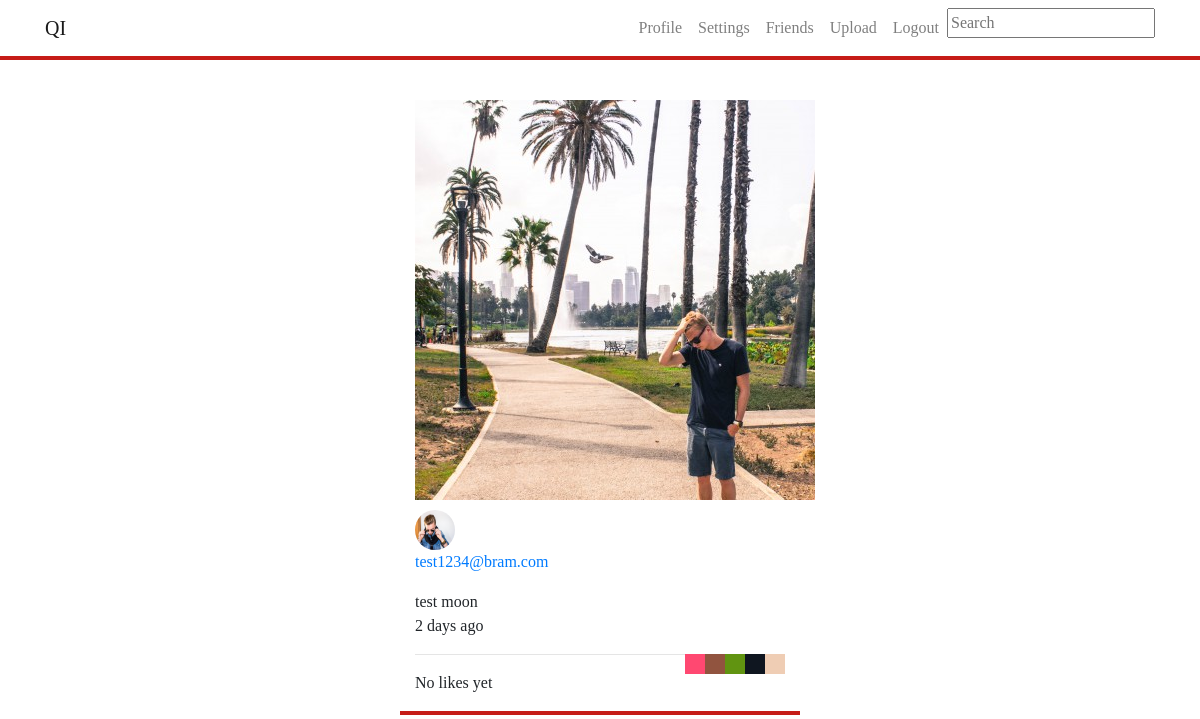
Screenshot of /postDetail.php?imageID=94 (signed in) with the database file from the repository.
### tables this page shows
CREATE TABLE `posts` (
  `id` int(11) NOT NULL,
  `filelocation` varchar(500) NOT NULL,
  `imageuserid` int(11) NOT NULL,
  `besch` varchar(500) NOT NULL,
  `user` varchar(500) NOT NULL,
  `timestamp` timestamp NOT NULL DEFAULT CURRENT_TIMESTAMP ON UPDATE CURRENT_TIMESTAMP,
  `filter` varchar(20) NOT NULL,
  `location` varchar(255) NOT NULL
);

CREATE TABLE `users` (
  `id` int(11) NOT NULL,
  `email` varchar(255) NOT NULL,
  `password` varchar(255) NOT NULL,
  `avatar` varchar(500) NOT NULL,
  `bio` varchar(150) NOT NULL,
  `firstname` varchar(255) NOT NULL,
  `lastname` varchar(255) NOT NULL
);

CREATE TABLE `colorpost` (
  `postid` int(11) NOT NULL,
  `color` varchar(20) NOT NULL
);

### classes/postDetails.class.php (called while the page is built, shortened)
<?php
class postDetails{
    public function getPostHour($id){
        $conn = Db::getInstance();
        $postTime = $conn->prepare("SELECT timestamp FROM posts WHERE id = :id");
        $postTime->bindValue(':id', $id);
        $postTime->execute();
        $postTime = $postTime->fetch(PDO::FETCH_ASSOC);
        $currentTime = strtotime(date('Y-m-d H:i:s'));
        $postedTime = strtotime($postTime['timestamp']);
        $difference = $currentTime - $postedTime;
        $days = $difference/60/60/24;
        $hour = $difference/(60*60);
        $minutes = (abs($difference)/60);
        if(number_format($minutes, 0) < 1)
        {
            $result = "A moment ago";
        }
        elseif(number_format($hour, 0) < 1)
        {
            $result = number_format($minutes, 0). " minutes ago" ;
        }
        elseif(number_format($hour, 0) < 24)
        {
            $result = number_format($hour, 0)."h";
        }
        else
        {
            $result = number_format($days, 0)." days ago";
        }
        return $result;
    }
    public function getLikes($postid){
    $conn = Db::getInstance();
        $likeCount = $conn->prepare("SELECT likeimageid FROM likes WHERE likeimageid = :likeimageid");
        $likeCount->bindValue(":likeimageid", $postid);
        $likeCount->execute();
        $result = $likeCount->rowCount();
        return $result;
    }
    public function GetEmail($postid){
        $conn = Db::getInstance();
        $getUserID = $conn->prepare("SELECT imageuserid FROM posts WHERE id = :postid");
        $getUserID->bindValue(':postid', $postid );
        $getUserID->execute();
        $userID = $getUserID->fetch(PDO::FETCH_ASSOC);
        $email = $conn->prepare("SELECT email FROM users WHERE id = :id");
        $email->bindValue(':id', $userID['imageuserid']);
        $email->execute();
        $result = $email->fetch(PDO::FETCH_ASSOC);
        return $result;
    }
    public function getImage($postid){
        $conn = Db::getInstance();
        $result = array();
        $statement = $conn->prepare("SELECT * FROM posts WHERE id = :id");
        $statement->bindValue(':id', $postid);
        $statement->execute();
        if($statement->rowCount() == 1){
            $result = $statement->fetch(PDO::FETCH_ASSOC);
        }
        return $result;
    }
    public function getAvatar($postid){
        $conn = Db::getInstance();
        $getUserID = $conn->prepare("SELECT imageuserid FROM posts WHERE id = :id");
        $getUserID->bindValue(':id', $postid);
        $getUserID->execute();
        $userID = $getUserID->fetch(PDO::FETCH_ASSOC);
        $avatarLocation = $conn->prepare("SELECT avatar FROM users WHERE id = :userid");
        $avatarLocation->bindValue(':userid', $userID['imageuserid']);
        $avatarLocation->execute();
        $result = $avatarLocation->fetch(PDO::FETCH_ASSOC);
        return $result;
    }
    public function getUserID($postid){
        $conn = Db::getInstance();
        $getUserID = $conn->prepare("SELECT imageuserid FROM posts WHERE id = :id");
        $getUserID->bindValue(':id',$postid);
        $getUserID->execute();
        $userID = $getUserID->fetch(PDO::FETCH_ASSOC);
        $result = $userID;
        return $result;
    }
    public function getDescription ($postid){
        $conn = Db::getInstance();
        $getDescription = $conn->prepare("SELECT besch FROM posts WHERE id = :id");
        $getDescription->bindValue(':id', $postid );
        $getDescription->execute();
        $description = $getDescription->fetch(PDO::FETCH_ASSOC);
        return $description;
    }
}
?>

### classes/Post.class.php (called while the page is built, shortened)
<?php
class Post
{
    public function showColors($postid) {
        $conn = Db::getInstance();
        $statement = $conn->prepare("SELECT * FROM colorpost WHERE postid = :postid");
        $statement->bindParam(":postid", $postid);
        $statement->execute();
        return $statement->fetchAll(PDO::FETCH_ASSOC);
         }
}
?>

### postdetail.php (the view, shortened to what this page needs)
<?php
include_once ("classes/postDetails.class.php");
include_once ("classes/Post.class.php");
if(isset($_GET['imageID'])){
    $post = new postDetails();
    $image = $post->getImage($_GET['imageID']);
    $avatar = $post->getAvatar($_GET['imageID']);
    $email = $post->getEmail($_GET['imageID']);
    $postTime = $post->getPostHour($_GET['imageID']);
    $likeCount = $post->getLikes($_GET['imageID']);
    $userID = $post->getUserID($_GET['imageID']);
    $description = $post->getDescription($_GET['imageID']);
    $colors= new Post();
}
$i = "";
?><!doctype html>
<html lang="en">
<head>
</head>
<body class="col-lg-4 mx-auto" style="border-bottom: #c61c18 solid 4px; font-family: Oswald; margin-bottom: 30px;">
<?php include_once ("includes/nav.inc.php")?>
<div style="padding-top: 100px;">
    <img src="<?php echo $image['filelocation']; ?>" alt="">
    <?php
    $c=$colors->showColors($_SESSION['imageID']);
    ?>
</div>
<a href="profile.php?userID=<?php echo $userID['imageuserid']; ?>"><img style="height: 40px;width:40px;border-radius: 40px; margin-top:10px; display: inline-block;" src="<?php echo $avatar['avatar']; ?>" alt=""></a>
<a href="profile.php?userID=<?php echo $userID['imageuserid']; ?>"><p class="name<?php echo $i ?> namePostDetail"><?php echo $email['email']; ?></p></a>
<span class="comment-text"><?php echo $description['besch']; ?></span>
<p class="timestamp"><?php echo $postTime ?></p>
<?php foreach ($c as $col){
    echo "<div style='float: right; width: 20px;height: 20px; background-color:". $col['color']."'></div>";
}?>
<hr>
        <p class="likes"><?php
            if($likeCount == 0) {
                echo "No likes yet";
            }
            elseif($likeCount == 1)
            {
                echo $likeCount." Like";
            }
            else
            {
                echo $likeCount." Likes";
            }
            ?>
        </p>
</body>
</html>

### rows the page displays
posts: filelocation (picture), imageuserid.avatar (picture), imageuserid.email "test1234@bram.com", besch "test moon", timestamp "2 days ago"
